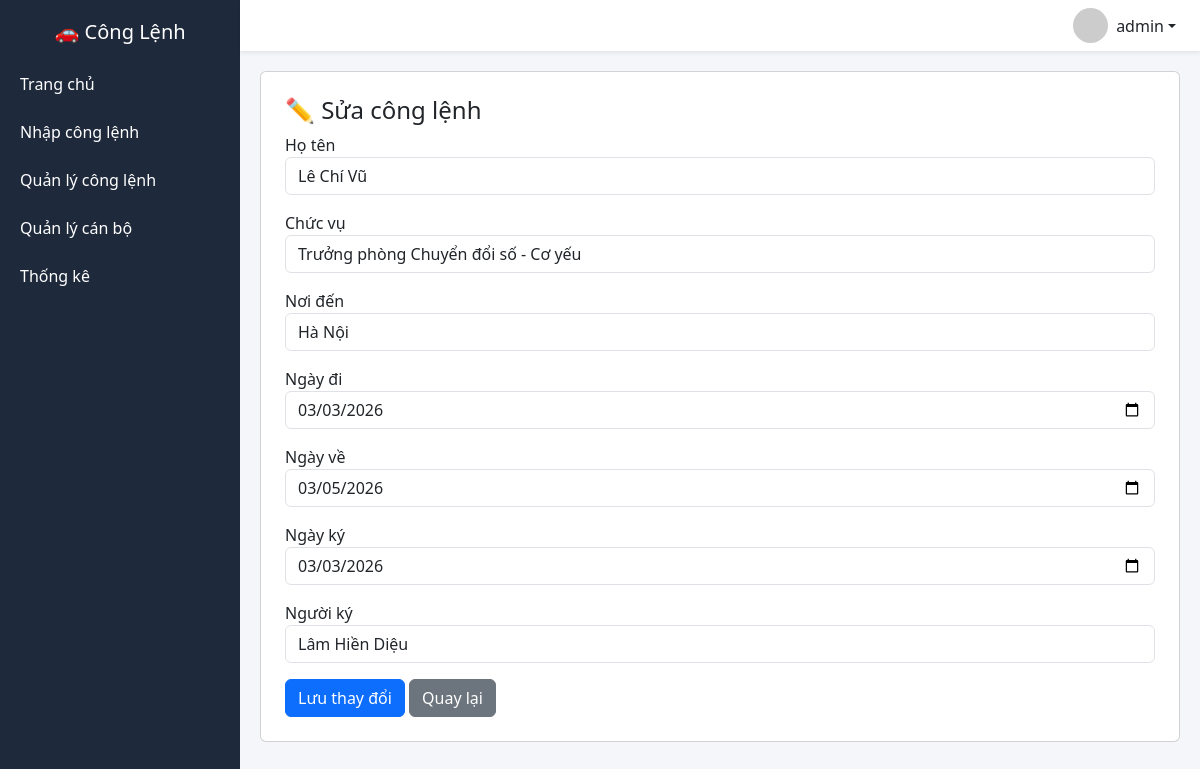
The page /sua/13 (signed in) on the database its author committed.
### tables this page shows
CREATE TABLE conglenh(
       id INTEGER PRIMARY KEY AUTOINCREMENT,
       nam INTEGER,
       so_thu_tu INTEGER,
       so_cong_lenh TEXT UNIQUE,
       ho_ten TEXT,
       chuc_vu TEXT,
        noi_den TEXT,
       ngay_di TEXT,
       ngay_ve TEXT,
       ngay_ky TEXT,
       nguoi_ky TEXT,
      created_at TEXT,
      UNIQUE(nam, so_thu_tu)
   );

### app.py (the view, shortened to what this page needs)
@app.route("/sua/<int:id>", methods=["GET","POST"])
def sua(id):
    conn = sqlite3.connect(DB)
    conn.row_factory = sqlite3.Row
    c = conn.cursor()
    c.execute("SELECT * FROM conglenh WHERE id=?", (id,))
    data = c.fetchone()
    conn.close()
    return render_template("sua.html", row=data)

### app.py (called while the page is built)
@app.before_request
def require_login():
    allowed_routes = [
        "login",
        "static",
        "api_nguoidicongtac",
        "api_nguoiky"
    ]
    if request.endpoint is None:
        return
    if request.endpoint not in allowed_routes and "user" not in session:
        return redirect("/login")

### templates/sua.html
{% extends "layout.html" %}
{% block content %}
<div class="card p-4 card-dashboard">
<h4>✏️ Sửa công lệnh</h4>
<form method="post">
<div class="mb-3">
<label>Họ tên</label>
<input name="ho_ten" class="form-control" value="{{row['ho_ten']}}">
</div>
<div class="mb-3">
<label>Chức vụ</label>
<input name="chuc_vu" class="form-control" value="{{row['chuc_vu']}}">
</div>
<div class="mb-3">
<label>Nơi đến</label>
<input name="noi_den" class="form-control" value="{{row['noi_den']}}">
</div>
<div class="mb-3">
<label>Ngày đi</label>
<input type="date" name="ngay_di" class="form-control" value="{{row['ngay_di']}}">
</div>
<div class="mb-3">
<label>Ngày về</label>
<input type="date" name="ngay_ve" class="form-control" value="{{row['ngay_ve']}}">
</div>
<div class="mb-3">
<label>Ngày ký</label>
<input type="date" name="ngay_ky" class="form-control" value="{{row['ngay_ky']}}">
</div>
<div class="mb-3">
<label>Người ký</label>
<input name="nguoi_ky" class="form-control" value="{{row['nguoi_ky']}}">
</div>
<button class="btn btn-primary">Lưu thay đổi</button>
<a href="/danhsach" class="btn btn-secondary">Quay lại</a>
</form>
</div>
{% endblock %}

### templates/layout.html (style rules this page uses)
body { background:#f4f6f9; margin:0; font-family:Segoe UI,Arial; }

### rows shown on the page
conglenh: ho_ten "Lê Chí Vũ", chuc_vu "Trưởng phòng Chuyển đổi số - Cơ yếu", noi_den "Hà Nội", ngay_di "03/03/2026", ngay_ve "03/05/2026", ngay_ky "03/03/2026", nguoi_ky "Lâm Hiền Diệu"

### other values the page prints
{{ session.get('user') }} "admin"
